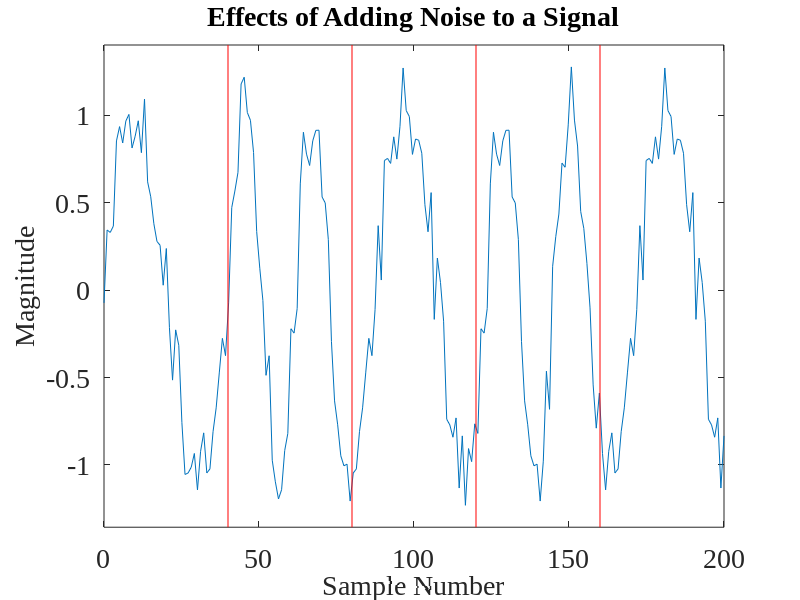

This chart was generated by the following MATLAB code:
fontSize = 20;

randVals = [-0.0728, 0.1869, 0.0197, -0.0896, 0.2634, 0.2256, 0.0301, 0.0735, 0.0522, -0.1754, ...
   -0.1193, -0.0174, -0.1617, 0.2066, -0.1831, -0.1644, -0.1976, -0.1634, -0.0386, -0.1133, ...
    0.2540, -0.0419, -0.1891, 0.2429, 0.2878, -0.0367, -0.2333, -0.1452, -0.0548, 0.0569, -0.1427, ...
    0.0617, 0.1267, -0.1670, -0.2295, -0.1220, -0.1087, -0.0455, 0.0047, -0.2487, -0.1425, 0.1806, ...
   -0.2825, 0.2573, 0.1382, -0.0068, 0.0471, -0.1576, -0.0247, 0.2779, 0.0281, 0.0127, -0.1610, ...
   -0.0067, 0.0744, 0.1075, -0.0627, -0.0795, 0.2928, -0.2774, 0.2311, 0.2480, 0.1777, -0.2408, ...
   -0.1429, -0.0988, 0.1078, -0.2181, 0.1327, -0.2359, 0.0923, -0.0035, 0.1674, 0.1290, 0.2422, ...
    0.2346, -0.0995, 0.1192, -0.1813, -0.2817, 0.1464, 0.0000, -0.0120, 0.2428, 0.0659, 0.0706, ...
    0.2157, 0.1833, 0.0460, -0.1902, -0.1560, 0.2319, -0.2828, -0.0061, -0.1992, 0.2872, 0.1276, ...
    0.0003, -0.0173, -0.2642, 0.1092, -0.2745, -0.2571, 0.0130, -0.2420, 0.1909, 0.1905, 0.1335, ...
   -0.2101, 0.0958, 0.0112, 0.2838, 0.0894, 0.1802, -0.0277, -0.0406, 0.1952, -0.2499, -0.2201, ...
   -0.1960, -0.0654, 0.1988, 0.1820, -0.2637, -0.0604, 0.0161, -0.0499, 0.0941, 0.0768, -0.1248, ...
   -0.0410, -0.2907, 0.2904, -0.1997, -0.2363, -0.0766, -0.1811, -0.0062, -0.0963, 0.2710, 0.2522, ...
   -0.2684, 0.1427, -0.1385, -0.0463, 0.0287, 0.2656, -0.0494, 0.2898, -0.1191, 0.1207, 0.0998, ...
    0.0235, 0.1189, 0.0999, -0.1931, -0.2232, 0.2994, -0.1973, -0.2804, 0.0367, 0.2291, 0.1015, ...
   -0.1857, -0.0787, -0.0236, 0.2890, -0.2062, 0.2133, 0.0869, -0.0742, -0.1854, -0.0430, -0.0108, ...
   -0.2276, 0.0537, -0.1643, -0.0692, 0.0498, -0.1489, -0.1257, 0.0703, -0.1408, 0.1946, 0.2896, ...
    0.1381, -0.0937, 0.0504, -0.2353, 0.2438, 0.2278, 0.1907, -0.1436, 0.0566, -0.2865, -0.0448, ...
   -0.1124, -0.2031, -0.1927, -0.0463];
x = linspace(0,200,200);
y1 = sin(2*pi*x/40) + randVals;
y2 = sin(2*pi*x/(1/2200*48000)) + randVals;
y = cat(2, y1(1:40), y2(1:40), y1(34:73), y2(20:59),y1(30:69));
f = figure('Position',[0,0,1280,1024]);
set(gcf,'color','w');
plot(x, y);
filename = 'Effects of Adding Noise to a Signal';
title(filename);
xlabel('Sample Number');
ylabel('Magnitude');
minY = min(y);
maxY = max(y);
center = (minY+maxY)/ 2;
rangeY = maxY - minY;
adjustedRange = 0.55*rangeY;
minY = (center - adjustedRange);
maxY = (center + adjustedRange);
ylim([minY maxY]);
set(gca,'FontSize',fontSize, 'FontName', 'Times New Roman');
set(findall(gcf,'type','text'),'FontSize',fontSize, 'FontName', 'Times New Roman');
yL = get(gca,'YLim');
line([40 40],yL,'Color','r');
line([80 80],yL,'Color','r');
line([120 120],yL,'Color','r');
line([160 160],yL,'Color','r');
saveas(f, strcat('.\..\..\..\rrxthesis\images\',regexprep(filename,'[^\w'']',''),'.png'));
pause();
close(f);
clear all;